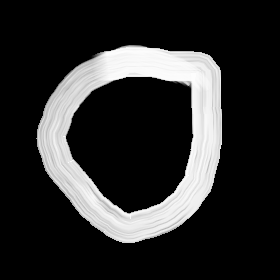
#> input picture test_data/0(0).png, 280 x 280 px
$ python -i accuracy_test.py   (imports and definitions only)
#> lines starting #> are read from the running program, lines starting #| are printed output that depends on the picture; after the words box and inside, x2 and y2 are one past the last pixel; in counts of white or black regions, pixels touching at a corner belong together
import os
import joblib
import cv2
from os import system, name

# define our clear function
def clear():

    # for windows
    if name == 'nt':
        _ = system('cls')

    # for mac and linux(here, os.name is 'posix')
    else:
        _ = system('clear')

# load the model
# [1 line not run here, left out]

# create a function to open the image
def open_image(img_path):
#> called with img_path = 'test_data/0(0).png'
    im = cv2.imread(img_path)
#> im is the input picture: shape (280, 280, 3); min 0, max 253, mean 44.8
    im_gray = cv2.cvtColor(im, cv2.COLOR_BGR2GRAY)
    im_gray = cv2.GaussianBlur(im_gray, (15, 15), 0)
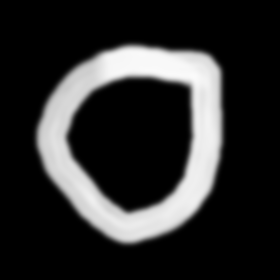
#> im_gray: shape (280, 280); min 0, max 251, mean 44.8

    # Threshold the image
    ret, im_th = cv2.threshold(im_gray, 100, 255, cv2.THRESH_BINARY)
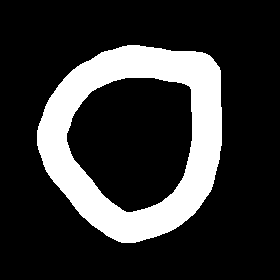
#> im_th: shape (280, 280); 20.1% white; 1 white region, box (x1, y1, x2, y2) and area: (37, 45, 222, 243) 15731

    X = []

    for i in range(im_th.shape[0]):
        for j in range(im_th.shape[1]):
            k = im_th[i, j]
            if k > 100:
                k = 1
            else:
                k = 0
            X.append(k)
#> after the loop, X = 78400 items

#> (the run stopped early here; a loop or call above may not have finished)

$ run again, on test_data/1(1).png
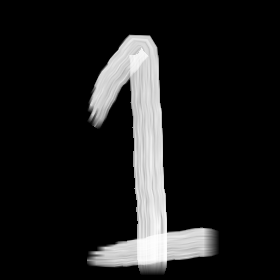
#> input picture test_data/1(1).png, 280 x 280 px
#> in open_image, im is the input picture: shape (280, 280, 3); min 0, max 254, mean 29.3
#> in open_image, `im_gray = cv2.GaussianBlur(im_gray, (15, 15), 0)`:
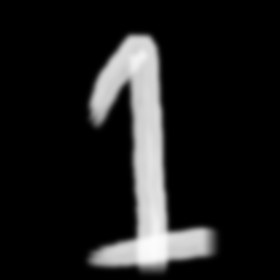
#> im_gray: shape (280, 280); min 0, max 252, mean 29.3
#> in open_image, `ret, im_th = cv2.threshold(im_gray, 100, 255, cv2.THRESH_BINARY)`:
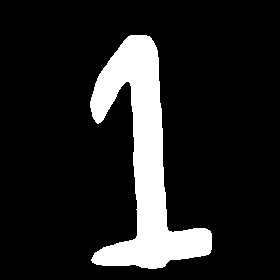
#> im_th: shape (280, 280); 13.7% white; 1 white region, box (x1, y1, x2, y2) and area: (90, 35, 212, 269) 10734
#> after the loop in open_image, `for i in range(im_th.shape[0]):`: X = 78400 items

$ run again, on test_data/2(0).png
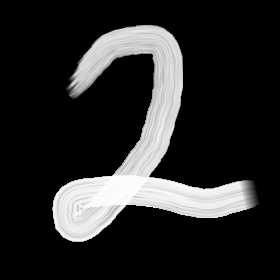
#> input picture test_data/2(0).png, 280 x 280 px
#> in open_image, im is the input picture: shape (280, 280, 3); min 0, max 253, mean 41.1
#> in open_image, `im_gray = cv2.GaussianBlur(im_gray, (15, 15), 0)`:
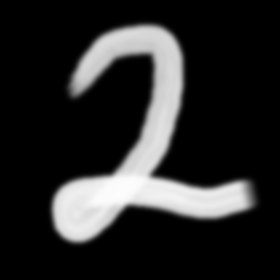
#> im_gray: shape (280, 280); min 0, max 252, mean 41.1
#> in open_image, `ret, im_th = cv2.threshold(im_gray, 100, 255, cv2.THRESH_BINARY)`:
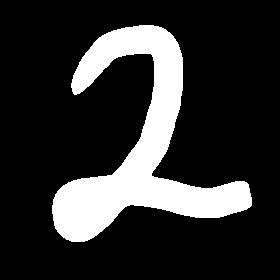
#> im_th: shape (280, 280); 18.7% white; 1 white region, box (x1, y1, x2, y2) and area: (52, 25, 252, 242) 14658
#> after the loop in open_image, `for i in range(im_th.shape[0]):`: X = 78400 items

$ run again, on test_data/2(1).png
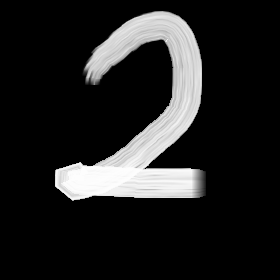
#> input picture test_data/2(1).png, 280 x 280 px
#> in open_image, im is the input picture: shape (280, 280, 3); min 0, max 253, mean 33.9
#> in open_image, `im_gray = cv2.GaussianBlur(im_gray, (15, 15), 0)`:
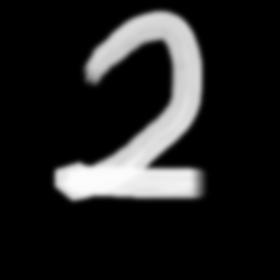
#> im_gray: shape (280, 280); min 0, max 253, mean 33.9
#> in open_image, `ret, im_th = cv2.threshold(im_gray, 100, 255, cv2.THRESH_BINARY)`:
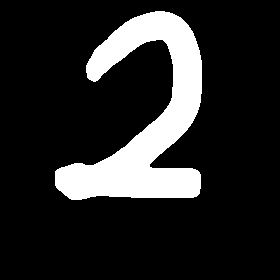
#> im_th: shape (280, 280); 15.4% white; 1 white region, box (x1, y1, x2, y2) and area: (55, 11, 202, 200) 12091
#> after the loop in open_image, `for i in range(im_th.shape[0]):`: X = 78400 items
